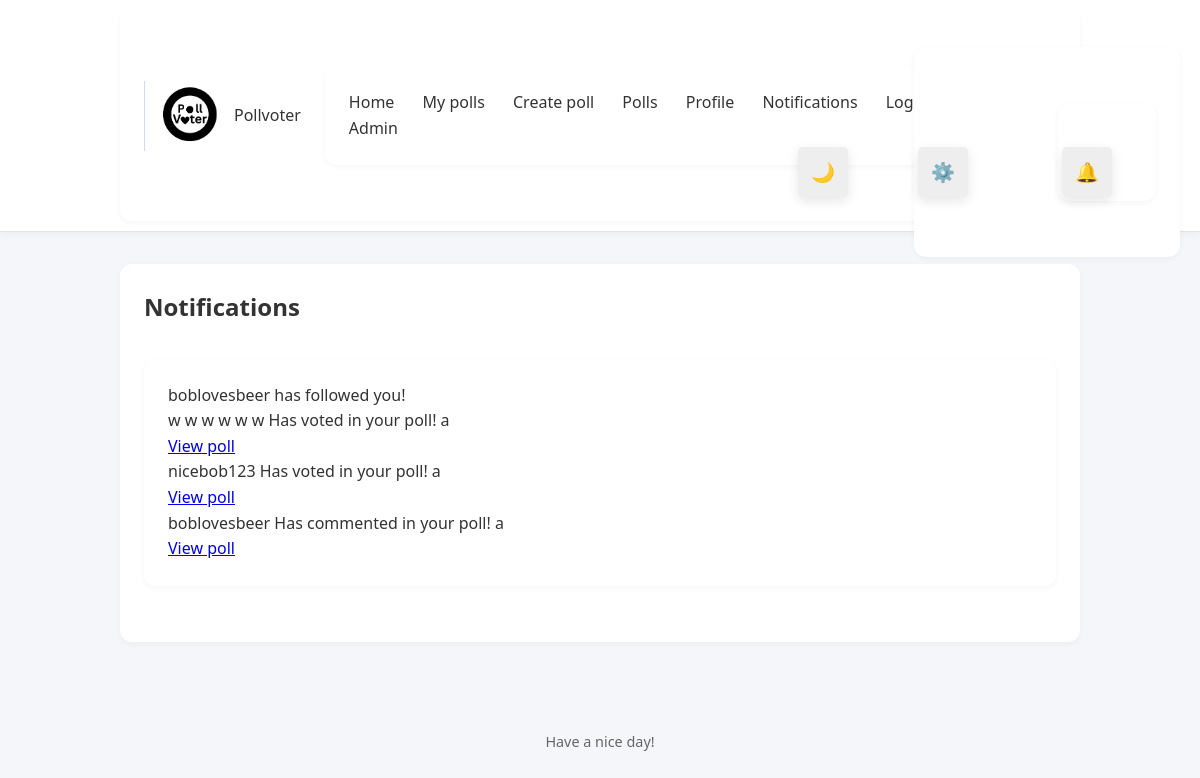
The app's page /notifications (signed in), older data.
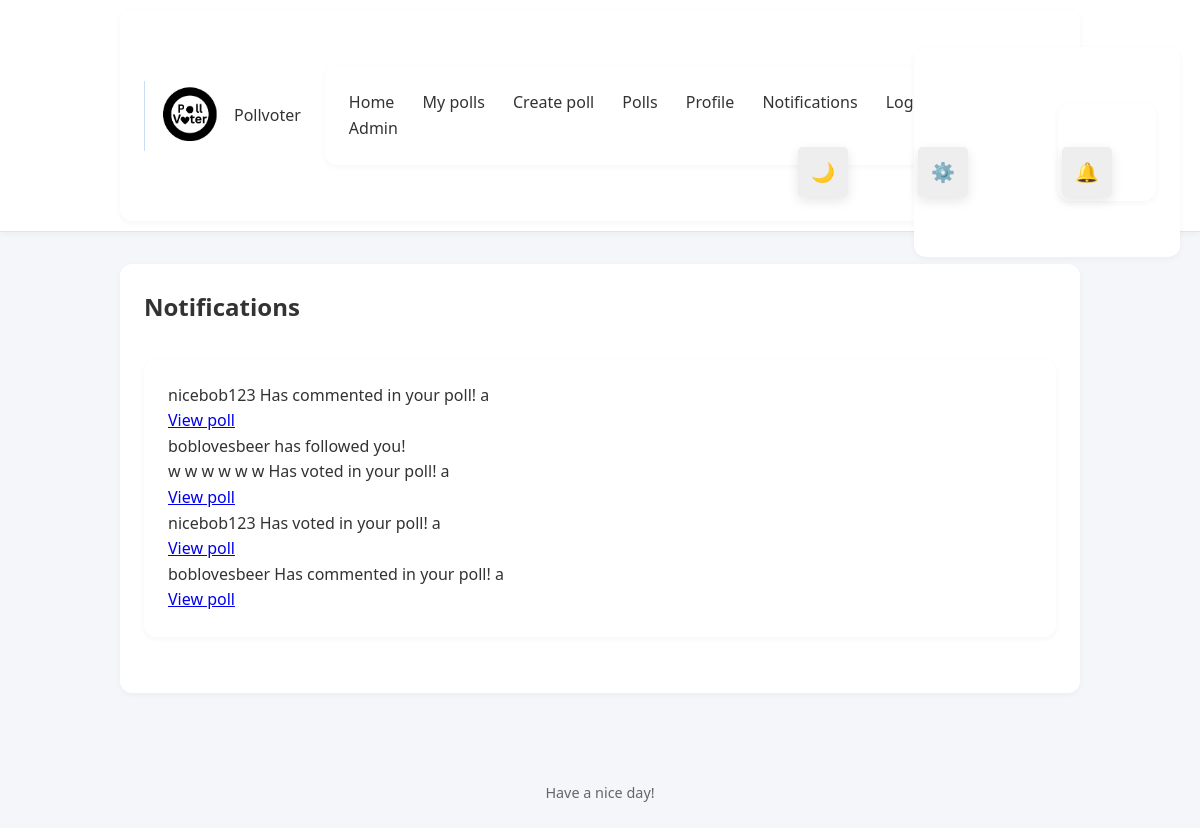
The same page, newer data.
### app/models.py (models this page shows)
class Notification(db.Model):
    __tablename__ = 'notification'
    id = Column(Integer, primary_key=True)
    message = Column(Text)
    is_read = Column(Boolean)
    created_at = Column(DateTime, default=datetime.now)
    recipient_id = Column(Integer, ForeignKey('user.id'))
    recipient = relationship("User", backref="notifications", foreign_keys=[recipient_id])
    poll_id = Column(Integer, ForeignKey('poll.id'))

### app/routes.py (the view)
@main.route("/notifications")
@login_required
def notifications():
    notifications = Notification.query.filter_by(recipient_id = current_user.id).order_by(Notification.created_at.desc()).all()
    for i in notifications:
        i.is_read = True
    db.session.commit()
    return render_template("notification.html", notifications = notifications)

### app/__init__.py (called while the page is built)
def create_app():
    app = Flask(__name__)
    app.config['SECRET_KEY'] = 'your_secret_key'
    app.config['SQLALCHEMY_DATABASE_URI'] = 'sqlite:///pollvoter.db'
    app.config['SQLALCHEMY_TRACK_MODIFICATIONS'] = False
    app.config["UPLOAD_FOLDER"] = "static/uploads"
    app.config["PFP_FOLDER"] =  "app/static/uploads/pfp"
    db.init_app(app)
    login_manager.init_app(app)
    migrate.init_app(app, db)
    app.register_blueprint(auth)
    app.register_blueprint(main)
    app.register_blueprint(polls)
    app.register_blueprint(admin)
    @login_manager.user_loader
    def load_user(userid):
        return User.query.get(int(userid))
    return app

### app/routes.py (called while the page is built)
@main.context_processor
def notifications_count():
    if current_user.is_authenticated:
        unreadcount = Notification.query.filter_by(recipient_id = current_user.id, is_read = False).count()
        return dict(unreadcount = unreadcount)
    return dict(unreadcount = 0)

@main.app_context_processor
def dropdown_notifications():
    if current_user.is_authenticated:
        unread_count = Notification.query.filter_by(recipient_id = current_user.id, is_read = False).count()
        latest_notifs = Notification.query.filter_by(recipient_id = current_user.id).order_by(Notification.created_at.desc()).limit(5).all()
        return dict(unread_count = unread_count, latest_notifs = latest_notifs)
    return dict(unread_count = 0, latest_notifs = [])

### app/templates/notification.html (shortened to what this page needs)
{% extends "base.html" %}
{% block content %}
<h2>Notifications</h2>
<div>
    {%for i in notifications%}
    <p>{{i.message}}</p>
        {%if i.poll_id%}
        <a href="{{url_for('polls.poll_detail', poll_id = i.poll_id)}}">View poll</a>
        {%else%}
        <span class="text-muted"></span>
        {% endif %}
    {%else%}
    <p>You currently have no notifications.</p>
    {%endfor%}
</div>
{%endblock%}

### app/templates/base.html (shortened to what this page needs)
<!DOCTYPE html>
<html lang="en">
<head>
    <link rel="stylesheet" href="{{url_for('static', filename='styles.css')}}">
</head>
<body>
    {% set unread_count = unread_count if unread_count is defined else 0 %}
    <nav class="navbar">
        <div class="navcontainer">
            <a href="{{url_for('main.home')}}" class="navbar-brand">
                <img src="{{url_for('static', filename = 'Pollvoter.png')}}" alt="" class="logoimage">
                Pollvoter
            </a>
            <div class="navlinks">
                {%if current_user.is_authenticated%}
                    <a href="{{url_for('main.home')}}">Home</a>
                    <a href="{{url_for('polls.my_polls')}}">My polls</a>
                    <a href="{{url_for('polls.create_poll')}}">Create poll</a>
                    <a href="{{url_for('polls.listpolls')}}">Polls</a>
                    <a href="{{url_for('main.profile')}}">Profile</a>
                    <a href="{{url_for('main.notifications')}}">Notifications</a>
                    <a href="{{url_for('auth.logout')}}">Log out</a>
                    {%if current_user.is_authenticated and current_user.is_admin%}
                        <a href="{{url_for('admin.dashboard')}}">Admin</a>
                    {%endif%}
                {%else%}
                    <a href="{{url_for('auth.login')}}">Login</a>
                    <a href="{{url_for('auth.register')}}">Register</a>
                {%endif%}
            </div>
        </div>
    </nav>
<div class="top-right-buttons">
    <button id="toggledarkmode" class="theme-btn">🌙</button>
    <button class="settings-btn">⚙️</button>
    <div class="notification-dropdown-container">
        <button class="notif-btn" id="notification-toggle">
            🔔
        </button>
    </div>
    </div>
    <div class="main-container">
        {%block content%}{%endblock%}
    </div>
    <footer>
        <p>Have a nice day!</p>
    </footer>
</body>
</html>

### app/static/styles.css (style rules this page uses)
:root { --bg-color: #f4f6f9; --text-color: #333333; --card-bg: #ffffff; --navbar-bg: #ffffff; --border-color: #e1e4e8; --input-bg: #ffffff; --link-color: #000000; --subtle-text: #666; --accent-color: #000; --accent-hover: #1a1a1a; --yes-fill-color: #111; --no-fill-color: #666; --progress-bg: #e0e0e0; --shadow-light: 0 2px 6px rgba(0, 0, 0, 0.04); }
body { background-color: var(--bg-color); color: var(--text-color); transition: background-color 0.3s, color 0.3s; }
.navbar { background-color: var(--navbar-bg); border-bottom: 1px solid var(--border-color); box-shadow: 0 1px 4px rgba(0, 0, 0, 0.08); }
.navbar-brand, .nav-links a { color: var(--text-color) !important; }
* { box-sizing: border-box; margin: 0; padding: 0; }
body { font-family: 'Segoe UI', Tahoma, Geneva, Verdana, sans-serif; background-color: var(--bg-color); color: var(--text-color); line-height: 1.6; }
nav { background-color: var(--navbar-bg); box-shadow: var(--shadow-light); padding: 1rem 2rem; display: flex; justify-content: space-between; align-items: center; border-bottom: 1px solid var(--border-color); }
nav a { color: var(--text-color); text-decoration: none; margin-right: 1.5rem; font-weight: 500; transition: color 0.2s ease-in-out; }
div:not(nav):not(footer) { max-width: 960px; margin: 2rem auto; padding: 1.5rem; background-color: var(--card-bg); box-shadow: var(--shadow-light); border-radius: 12px; }
footer { text-align: center; padding: 1.5rem 0; color: var(--subtle-text); font-size: 0.9rem; margin-top: 4rem; }
.navbar { background-color: var(--navbar-bg); padding: 10px 30px; box-shadow: var(--shadow-light); }
.navcontainer { display: flex; justify-content: space-between; align-items: center; margin: 0 auto; }
.navbar-brand { display: flex; align-items: center; text-decoration: none; }
.logoimage { height: 70px; width: 90px; }
.notif-btn, .theme-btn, .settings-btn { position: fixed; top: 20px; width: 50px; height: 50px; border-radius: 50%; border: none; background-color: var(--card-bg); color: var(--text-color); box-shadow: 0 4px 12px rgba(0,0,0,0.1); cursor: pointer; font-size: 22px; display: flex; align-items: center; justify-content: center; transition: all 0.2s ease; z-index: 1000; }
.settings-btn { right: 80px; }
.theme-btn { right: 140px; }
.notif-btn { right: 20px; }
.top-right-buttons { display: flex; align-items: center; gap: 10px; position: absolute; top: 15px; right: 20px; }
.notification-dropdown-container { position: relative; display: inline-block; }
.theme-btn, .settings-btn, .notif-btn { padding: 8px 12px; border: none; border-radius: 5px; cursor: pointer; background-color: var(--button-background, #eee); color: var(--button-text, #333); font-size: 1.2em; position: relative; }

Row changes from the older to the newer data that the page shows:
added Notification: message "nicebob123 Has commented in your poll! a"
